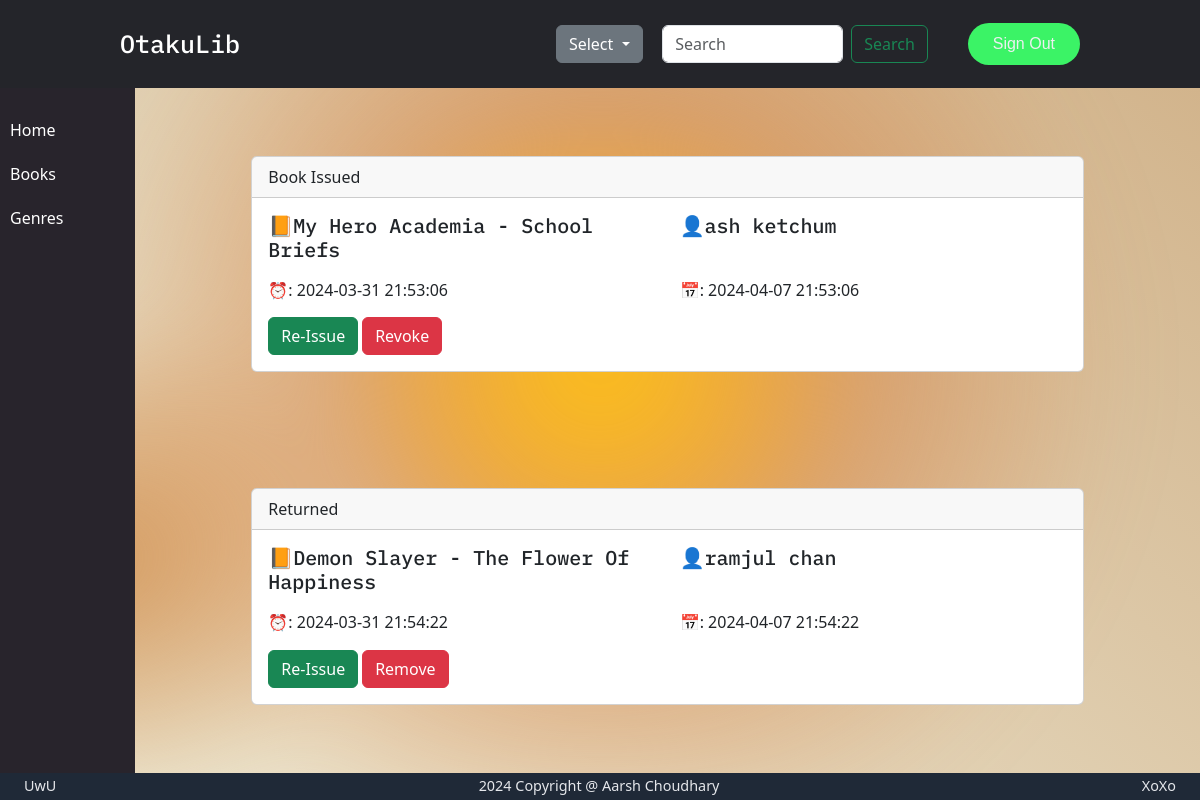
The page /requests (signed in) on the database its author committed.
### models.py (models this page shows)
class Issue_Request(db.Model):
    __tablname__="issue"
    id = db.Column(db.Integer(),primary_key = True)
    book_id = db.Column(db.Integer(),db.ForeignKey('book.id'),nullable=False)
    user_id = db.Column(db.Integer(),db.ForeignKey('user.id'),nullable=False)
    request_date = db.Column(db.DateTime(),nullable = False, default = db.func.current_timestamp())
    issue_date = db.Column(db.DateTime(),nullable = True)
    return_date = db.Column(db.DateTime(),nullable = True)
    issue_period = db.Column(db.Integer(),nullable = True)
    status = db.Column(db.String(),nullable = False,default = 'requested')

class Book(db.Model):
    __tablename__="book"
    id=db.Column(db.Integer(),primary_key=True)
    name=db.Column(db.String(),nullable=False)
    content=db.Column(db.String())
    authors = db.relationship('Author',secondary = 'book_auth',backref = 'book')
    genres = db.relationship('Genre',secondary = 'book_genre',backref = 'book')

class User(db.Model):
    __tablename__="user"
    id=db.Column(db.Integer(),primary_key=True)
    firstname=db.Column(db.String(),nullable=False)
    lastname=db.Column(db.String())
    email=db.Column(db.String(),nullable=False,unique=True)
    password=db.Column(db.String(),nullable=False)
    type=db.Column(db.String(),nullable=False)

### app.py (the view)
@app.route("/requests")
@login_required
@is_user("librarian")
def request_config():
    user = User.query.filter_by(id=session["userID"]).first()
    if user:
        if request.method == "GET":
            issue_req = Issue_Request.query.all()
            all_users = User.query.all()
            all_books = Book.query.all()
            users = {user.id: user for user in all_users}
            books = {book.id: book for book in all_books}
            success_msg = session.pop('successMsg', None)
            error_msg = session.pop('errorMsg', None)
            return render_template('requests.html', user=user, issue_req=issue_req, users=users, books=books, successMsg=success_msg, errorMsg=error_msg)
    else:
        return "User not found."

### utility.py (called while the page is built)
def login_required(f):
    @wraps(f)
    def wrapper(*args,**kwargs):
        if "userID" in session:
            return f(*args,**kwargs)
        else:
            return redirect(url_for('home'))
    return wrapper

def is_user(expectedType):
    def decorator(f):
        @wraps(f)
        def wrapper(*args,**kwargs):
            if "userID" in session:
                if session["user_type"] == expectedType:
                    return f(*args,**kwargs)
            return redirect(url_for('home'))
        return wrapper
    return decorator

### templates/requests.html (shortened to what this page needs)
{% extends "librarian_dashboard.html" %}
{% block userbutton %}
    <a class="cta" href="{{url_for('signout')}}">Sign Out</a>
{% endblock %}
{% block body %}
<div class="dashboard-container">
    <div class="side-menu">
    <a href="{{url_for('signin')}}" class="menu-item">Home</a>
    {% block buttons %}
    <a href="{{url_for('lib_display')}}" class="menu-item ">Books</a>
    <a href="{{url_for('genres')}}" class="menu-item">Genres</a>
    {% endblock %}
    </div>
    <div class="content">
    {% block libbody %}
    {% for issueRequest in issue_req %}
    <div class="card" style="width:80%;">
        <div class="card-header">
          {{ issueRequest.status }}
        </div>
        <div class="card-body" >
          <div class="row" style="font-family: IBM Plex Mono,sans-serif;">
            <div class="col-md-6">
              <h5 class="card-text">📙{{ books[issueRequest.book_id].name }}</h5>
            </div>
            <div class="col-md-6">
              <h5 class="card-text">👤{{ users[issueRequest.user_id].firstname }} {{ users[issueRequest.user_id].lastname }}</h5>
            </div>
          </div>
          <div class="row" style="margin-top: 2%;">
            <div class="col-md-6">
              <p class="card-text">⏰: {{ issueRequest.issue_date }}</p>
            </div>
            <div class="col-md-6">
              <p class="card-text">📅: {{ issueRequest.return_date }}</p>
            </div>
          </div>
          <div class="button-container">
            {% if issueRequest.status=="Requested" %}
            <a href="{{ url_for('request_action', issue_id=issueRequest.id, action='issue') }}" class="btn btn-success">Issue</a>
            <a href="{{ url_for('request_action', issue_id=issueRequest.id, action='reject') }}" class="btn btn-danger">Reject</a>
            {% elif issueRequest.status =="Book Issued" %}
            <a href="{{ url_for('request_action', issue_id=issueRequest.id, action='reissue') }}" class="btn btn-success">Re-Issue</a>
            <a href="{{ url_for('request_action', issue_id=issueRequest.id, action='revoke') }}" class="btn btn-danger">Revoke</a>
            {% elif issueRequest.status=="Revoked" %}
            <a href="{{ url_for('request_action', issue_id=issueRequest.id, action='reissue') }}" class="btn btn-success">Re-Issue</a>
            <a href="{{ url_for('request_action', issue_id=issueRequest.id, action='remove') }}" class="btn btn-danger">Remove</a>
            {% elif issueRequest.status=="Returned" %}
            <a href="{{ url_for('request_action', issue_id=issueRequest.id, action='reissue') }}" class="btn btn-success">Re-Issue</a>
            <a href="{{ url_for('request_action', issue_id=issueRequest.id, action='remove') }}" class="btn btn-danger">Remove</a>
            {% elif issueRequest.status=="Rejected" %}
            <a href="{{ url_for('request_action', issue_id=issueRequest.id, action='issue') }}" class="btn btn-success">Issue</a>
            <a href="{{ url_for('request_action', issue_id=issueRequest.id, action='remove') }}" class="btn btn-danger">Remove</a>
            {% endif %}
          </div>
        </div>
      </div>
    {% endfor %}
    {% endblock %}
    </div>
</div>
{% endblock %}

### static/styles/dashboard.css (style rules this page uses)
.side-menu { height: 100%; width: 13vw; left: 45%; top: 0; background-color: #28242c; padding-top: 20px; }
.menu-item { padding: 10px; text-decoration: none; color: white; display: block; }
.content { display:flex; justify-content: center; align-items: center; width: 100vw; flex-wrap: wrap; overflow-y: auto; gap: 0.5vh; margin:1%; }
.dashboard-container { display:flex; height:85.7vh; width:100vw; }
.button-container { display: flex; margin-top: 2%; gap: 0.5%; }

### static/styles/bubbles.css (style rules this page uses)
:root { --color-bg1: rgb(239, 235, 215); --color-bg2: rgb(210, 180, 140); --color1: 255, 228, 181; --color2: 218, 165, 32; --color3: 205, 133, 63; --color4: 244, 164, 96; --color5: 210, 105, 30; --color-interactive: 255, 215, 0; --circle-size: 80%; --blending: hard-light; }

### static/styles/mainstyle.css (style rules this page uses)
* { box-sizing: border-box; margin: 0; padding: 0; }
.nav__links a, .cta, .overlay__content a { font-family: "Montserrat", sans-serif; font-weight: 500; color: #edf0f1; text-decoration: none; }
.cta { padding: 9px 25px; background-color: rgb(59, 243, 102); border: none; border-radius: 50px; cursor: pointer; transition: background-color 0.3s ease 0s; }

### rows shown on the page
Issue_Request: status "Book Issued", issue_date "2024-03-31 21:53:06", return_date "2024-04-07 21:53:06"
Book: name "My Hero Academia - School Briefs"
User: firstname "ash", lastname "ketchum"
Issue_Request: status "Returned", issue_date "2024-03-31 21:54:22", return_date "2024-04-07 21:54:22"
Book: name "Demon Slayer - The Flower Of Happiness"
User: firstname "ramjul", lastname "chan"
